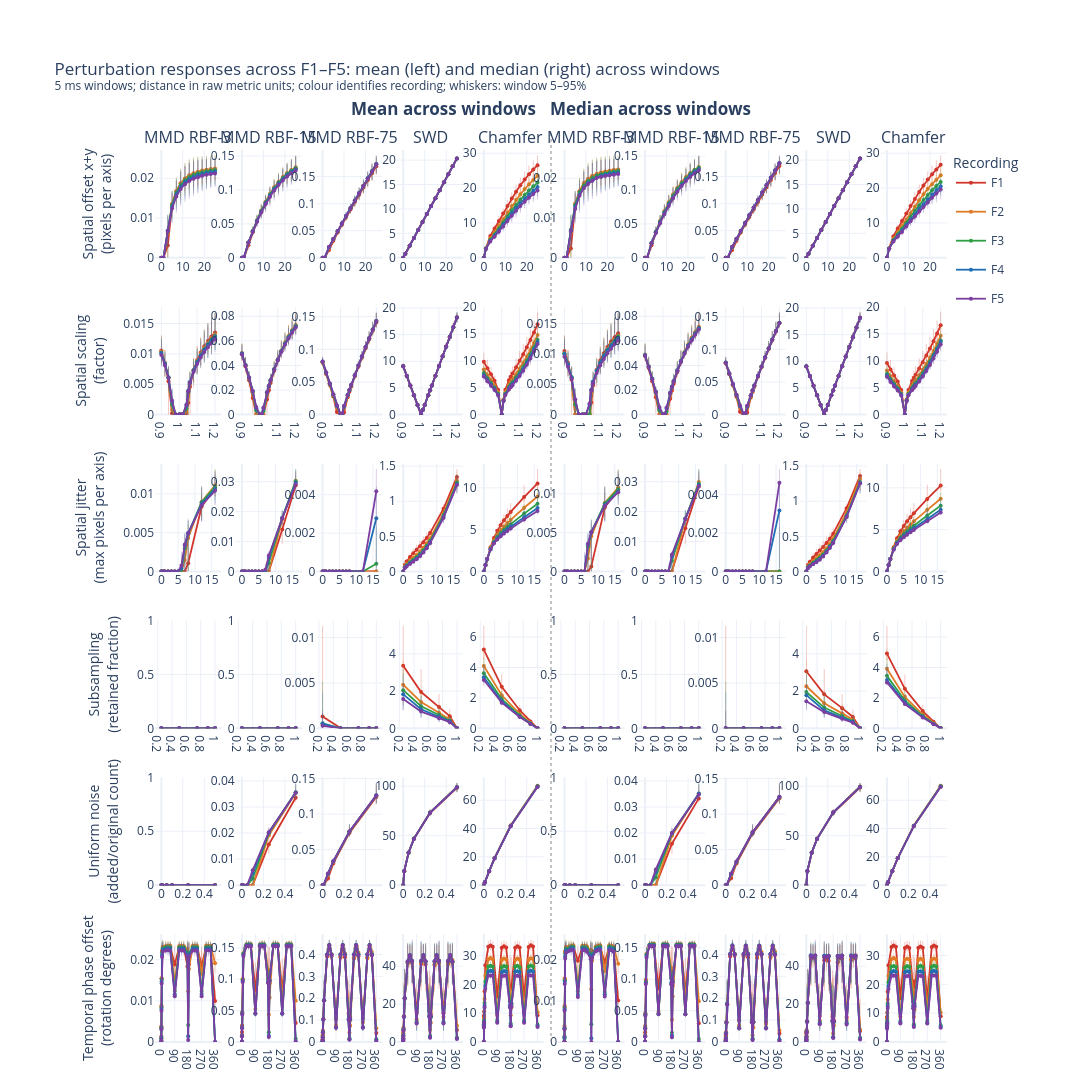

The cell this chart's notebook holds for it:
### Code cell
def mean_median_overview(summary, show_spread=True):
    """The overview twice in one figure: mean across windows on the left, median on the right."""
    n_metrics = len(METRIC_ORDER)
    figure = make_subplots(
        rows=len(MODIFIER_ORDER), cols=2 * n_metrics,
        horizontal_spacing=0.018, vertical_spacing=0.055,
        column_titles=[METRIC_LABELS[metric] for metric in METRIC_ORDER] * 2,
    )
    for half, (name, values) in enumerate([("Mean", summary), ("Median", median_view(summary))]):
        first_trace = len(figure.data)
        panels = product(enumerate(MODIFIER_ORDER, 1), enumerate(METRIC_ORDER, 1))
        for (row, modifier), (col, metric) in panels:
            add_metric_panel(figure, values, modifier, metric, row, half * n_metrics + col, show_spread)
        if name == "Median":
            for trace in figure.data[first_trace:]:
                if trace.hovertemplate:
                    trace.hovertemplate = trace.hovertemplate.replace("Mean distance", "Median distance")
        # Heading over each half, above the metric column titles.
        left = figure.layout[f"xaxis{half * n_metrics + 1}"].domain[0]
        right = figure.layout[f"xaxis{(half + 1) * n_metrics}"].domain[1]
        figure.add_annotation(
            text=f"<b>{name} across windows</b>", x=(left + right) / 2, y=1.0,
            xref="paper", yref="paper", yanchor="bottom", yshift=28,
            showarrow=False, font=dict(size=17),
        )
    # Vertical line between the two halves.
    gap = (figure.layout[f"xaxis{n_metrics}"].domain[1]
           + figure.layout[f"xaxis{n_metrics + 1}"].domain[0]) / 2
    figure.add_shape(type="line", x0=gap, x1=gap, y0=0, y1=1.02, xref="paper", yref="paper",
                     line=dict(color="#888", width=1, dash="dot"))
    spread_note = "; whiskers: window 5–95%" if show_spread else ""
    figure.update_layout(
        title=(
            "Perturbation responses across F1–F5: mean (left) and median (right) across windows"
            "<br><sup>5 ms windows; distance in raw metric units; colour identifies recording"
            + spread_note + "</sup>"
        ),
        template="plotly_white", height=225 * len(MODIFIER_ORDER) + 40, width=2350,
        margin=dict(l=155, r=145, t=150, b=50),
        legend=dict(orientation="v", xanchor="left", x=1.005,
                    yanchor="top", y=1.0, title_text="Recording"),
    )
    return figure


mean_median_figure = mean_median_overview(perturbation_summary, SHOW_WINDOW_SPREAD)
COMPARISON_PATH = NOTEBOOK_OUTPUT / "perturbation_overview_mean_vs_median.html"
mean_median_figure.write_html(COMPARISON_PATH, include_plotlyjs=True)
display(mean_median_figure)
print(f"Saved interactive figure: {COMPARISON_PATH}")
